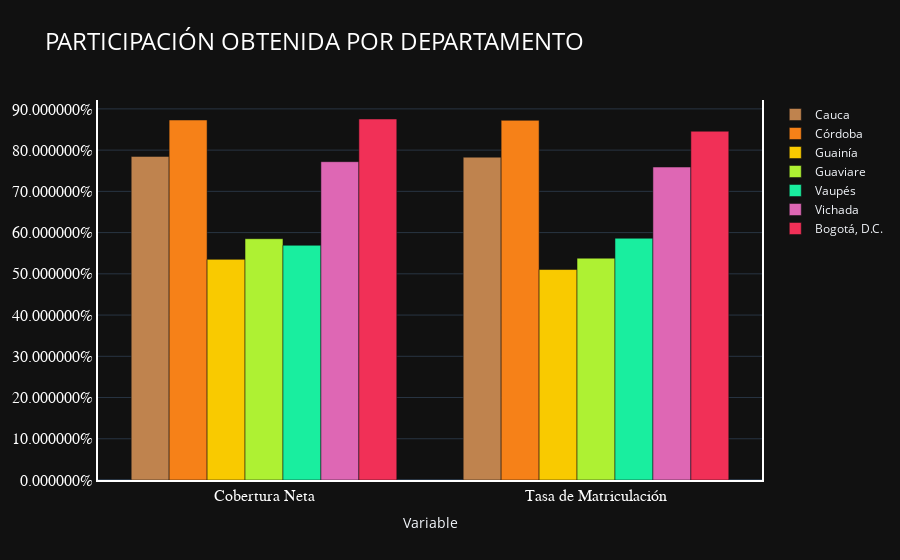

The notebook cell this image was saved under:
### Code cell
import plotly.express as px
Figura1 = go.Figure()

MyColors = ["#BF834E", "#F68118", "#F9CA00", "#AEF133", "#19EE9F", "#DE67B4", "#F13057"]
Temp = Punto1.transpose()
for i, color in zip(Temp.columns, MyColors):
    Figura1.add_bar(x = Temp.index, y = Temp[i], marker_color = color, name = i)

Figura1.update_layout(
    # Usando una tema por defecto (https://plotly.com/python/templates/)
    template = "plotly_dark",
    # Personalización de Títulos
    title_text = "PARTICIPACIÓN OBTENIDA POR DEPARTAMENTO",
    title_font_family = "Open Sans",
    title_font_color = "white",
    title_font_size = 24,
    # Personalización de Ejes
    xaxis = dict(
        tickmode = "array",
        tickvals = [0, 1, 2],
        ticktext = ["Cobertura Neta","Tasa de Matriculación"]
    )
)    
Figura1.update_xaxes(
    title_text = "Variable",
    #title_font = dict(size = 20, family = "Balto", color = "#28F618"),
    # Tickes
    tickangle = 0,
    tickfont = dict(size = 16, family = "Overpass", color = "#FFFFFF"),
    # Línea Base
    showline = True, linewidth = 2, linecolor = "#FFFFFF",
)
Figura1.update_yaxes(
    #title_text = "Porcentaje",
    tickformat = "%",
    #title_font = dict(size = 20, family = "Balto", color = "#21ACF3"),
    # Tickes
    tickfont = dict(size = 16, family = "Overpass", color = "#FFFFFF"),
    # Línea Base
    showline = True, linewidth = 2, linecolor = "#FFFFFF", mirror = True
)
Figura1.show()

### Figure 1 — Plotly figure (JSON) as saved in the notebook; plotly's stock layout.template omitted (floating-point values rounded to 4 significant figures)
{"data": [{"marker": {"color": "#BF834E"}, "name": "Cauca", "type": "bar", "x": ["COBERTURA_NETA", "TASA_MATRICULACIÓN_5_16"], "y": [0.7848, 0.7829]}, {"marker": {"color": "#F68118"}, "name": "Córdoba", "type": "bar", "x": ["COBERTURA_NETA", "TASA_MATRICULACIÓN_5_16"], "y": [0.8731, 0.8723]}, {"marker": {"color": "#F9CA00"}, "name": "Guainía", "type": "bar", "x": ["COBERTURA_NETA", "TASA_MATRICULACIÓN_5_16"], "y": [0.5351, 0.5104]}, {"marker": {"color": "#AEF133"}, "name": "Guaviare", "type": "bar", "x": ["COBERTURA_NETA", "TASA_MATRICULACIÓN_5_16"], "y": [0.5852, 0.538]}, {"marker": {"color": "#19EE9F"}, "name": "Vaupés", "type": "bar", "x": ["COBERTURA_NETA", "TASA_MATRICULACIÓN_5_16"], "y": [0.5692, 0.5863]}, {"marker": {"color": "#DE67B4"}, "name": "Vichada", "type": "bar", "x": ["COBERTURA_NETA", "TASA_MATRICULACIÓN_5_16"], "y": [0.772, 0.759]}, {"marker": {"color": "#F13057"}, "name": "Bogotá, D.C.", "type": "bar", "x": ["COBERTURA_NETA", "TASA_MATRICULACIÓN_5_16"], "y": [0.8755, 0.8458]}], "layout": {"autosize": true, "title": {"font": {"color": "white", "family": "Open Sans", "size": 24}, "text": "PARTICIPACIÓN OBTENIDA POR DEPARTAMENTO"}, "xaxis": {"autorange": true, "linecolor": "#FFFFFF", "linewidth": 2, "range": [-0.5, 1.5], "showline": true, "tickangle": 0, "tickfont": {"color": "#FFFFFF", "family": "Overpass", "size": 16}, "tickmode": "array", "ticktext": ["Cobertura Neta", "Tasa de Matriculación"], "tickvals": [0, 1, 2], "title": {"text": "Variable"}, "type": "category"}, "yaxis": {"autorange": true, "linecolor": "#FFFFFF", "linewidth": 2, "mirror": true, "range": [0, 0.9216], "showline": true, "tickfont": {"color": "#FFFFFF", "family": "Overpass", "size": 16}, "tickformat": "%", "type": "linear"}}}
